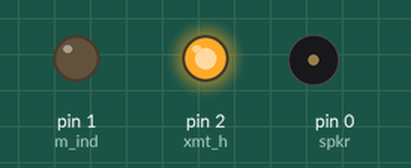
Bench run of a sketch on a simulated Arduino Uno, built with avr-gcc and run on an emulated ATmega328P. Parts: output pins drawn as LEDs (lit = HIGH), buzzer (waves = sounding). Random numbers use the default seed unless the sketch sets one.

Above: at 0.1 s.
At 3.01 s:
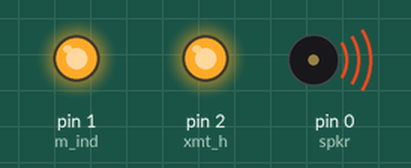
At 8.5 s:
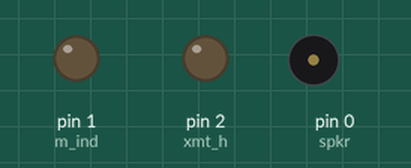
Timing chart, 0 to 10.0 s (numbered marks = the images above):
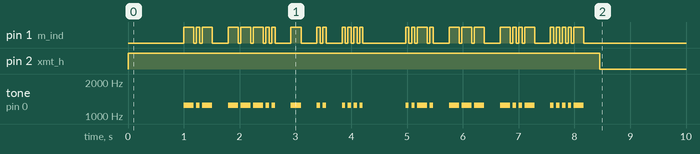

The sketch:

K8TIH_fox.ino
```cpp
/*
  Morse Code Project

  This code will loop through a string of characters and convert these to morse code.
  It will play audio on a speaker.
  It has a transmitter keying signal.
  * Steven R. Stuart, W8AN, 08apr2018
 */

/*
 * Define the output pins
 */
#define spkr  0       // output audio on pin 5 (PB0)
#define m_ind 1       // morse indicator on pin 6 (PB1)
#define xmt_h 2       // transmitter HI on pin 7 (PB2)

/*
 * Morse code set up.
 * dotLen defines overall code speed
 */
#define dotLen    60            // length of the morse code 'dot'
#define dashLen   dotLen * 3    // length of the morse code 'dash'
#define elemPause dotLen * 3/4  // length of the pause between elements of a character
#define charSpace dotLen * 4    // length of the spaces between characters
#define wordPause dotLen * 7    // length of the pause between words
#define note      1245          // Morse code note frequency

/*
 * Set timing
 */
#define minDelay     15000   // minimum message delay in millisecs
#define maxDelay     60000   // maximum message delay in millisecs
#define xmtPreDelay  1000    // transmitter key-up delay
#define xmtPostDelay 1000    // transmitter key-down delay

/*
 *  The String to Convert to Morse Code
 */
char stringToMorseCode[] = "k8tih fox4";

void setup() {
  // initialize the outputs for transmitter control.
  pinMode(xmt_h, OUTPUT);
  pinMode(m_ind, OUTPUT);
}

void loop()
{
  TRSwitch(true);          // Switch on transmitter
  for (int i = 0; i < sizeof(stringToMorseCode) - 1; i++)
  {
    // Get the character in the current position
	char tmpChar = stringToMorseCode[i];
	// Set the case to lower case
	tmpChar = toLowerCase(tmpChar);
	// Call the subroutine to get the morse code equivalent for this character
	GetChar(tmpChar);
    delay(charSpace);
  }
  // End of code sending...
  TRSwitch(false);          // Switch off transmitter
  RandomDelay();
}

void TRSwitch(bool trMode)  // true = transmit
{
  if (trMode)
  { // enable transmitter
    digitalWrite(xmt_h, HIGH);
    delay(xmtPreDelay);
  }
  else
  { // disable transmitter
    digitalWrite(xmt_h, LOW);
    delay(xmtPostDelay);
  }
}

void MorseDot()
{
  digitalWrite(m_ind, HIGH);  // turn on morse indicator
  tone(spkr, note, dotLen);	  // start playing a tone
  delay(dotLen);             	// hold in this position
}

void MorseDash()
{
  digitalWrite(m_ind, HIGH);  // turn on morse indicator
  tone(spkr, note, dashLen);	// start playing a tone
  delay(dashLen);             // hold in this position
}

void KeyDelay(int delayTime)  // in milliseconds
{
  digitalWrite(m_ind, LOW);  // turn off morse indicator
  noTone(spkr);	       	   	 // stop playing a tone
  delay(delayTime);          // hold in this position
}

void RandomDelay()
{
  delay(random(minDelay,maxDelay));
}
// *** Characters to Morse Code Conversion *** //
void GetChar(char tmpChar)
{
	// Generate the morse code for a character
	switch (tmpChar) {
	  case 'a':
		  MorseDot();
		  KeyDelay(elemPause);
		  MorseDash();
		  KeyDelay(elemPause);
		  break;
	  case 'b':
		MorseDash();
		KeyDelay(elemPause);
		MorseDot();
		KeyDelay(elemPause);
		MorseDot();
		KeyDelay(elemPause);
		MorseDot();
		KeyDelay(elemPause);
		break;
	  case 'c':
	    MorseDash();
		KeyDelay(elemPause);
		MorseDot();
		KeyDelay(elemPause);
		MorseDash();
		KeyDelay(elemPause);
		MorseDot();
		KeyDelay(elemPause);
		break;
	  case 'd':
		MorseDash();
		KeyDelay(elemPause);
		MorseDash();
		KeyDelay(elemPause);
		MorseDot();
		KeyDelay(elemPause);
		break;
	  case 'e':
		MorseDot();
		KeyDelay(elemPause);
		break;
	  case 'f':
	    MorseDot();
		KeyDelay(elemPause);
		MorseDot();
		KeyDelay(elemPause);
		MorseDash();
		KeyDelay(elemPause);
		MorseDot();
		KeyDelay(elemPause);
		break;
	  case 'g':
		MorseDash();
		KeyDelay(elemPause);
		MorseDash();
		KeyDelay(elemPause);
		MorseDot();
		KeyDelay(elemPause);
		break;
	  case 'h':
	    MorseDot();
		KeyDelay(elemPause);
		MorseDot();
		KeyDelay(elemPause);
		MorseDot();
		KeyDelay(elemPause);
		MorseDot();
		KeyDelay(elemPause);
		break;
	  case 'i':
	    MorseDot();
		KeyDelay(elemPause);
		MorseDot();
		KeyDelay(elemPause);
		break;
	  case 'j':
	    MorseDot();
		KeyDelay(elemPause);
		MorseDash();
		KeyDelay(elemPause);
		MorseDash();
		KeyDelay(elemPause);
		MorseDash();
		KeyDelay(elemPause);
		break;
      case 'k':
	    MorseDash();
		KeyDelay(elemPause);
		MorseDot();
		KeyDelay(elemPause);
		MorseDash();
		KeyDelay(elemPause);
		break;
	  case 'l':
	    MorseDot();
		KeyDelay(elemPause);
		MorseDash();
		KeyDelay(elemPause);
		MorseDot();
		KeyDelay(elemPause);
		MorseDot();
		KeyDelay(elemPause);
		break;
      case 'm':
	    MorseDash();
		KeyDelay(elemPause);
		MorseDash();
		KeyDelay(elemPause);
		break;
	  case 'n':
	    MorseDash();
		KeyDelay(elemPause);
		MorseDot();
		KeyDelay(elemPause);
		break;
	  case 'o':
	    MorseDash();
		KeyDelay(elemPause);
		MorseDash();
		KeyDelay(elemPause);
		MorseDash();
		KeyDelay(elemPause);
		break;
	  case 'p':
	    MorseDot();
		KeyDelay(elemPause);
		MorseDash();
		KeyDelay(elemPause);
		MorseDash();
		KeyDelay(elemPause);
		MorseDot();
		KeyDelay(elemPause);
		break;
	  case 'q':
	    MorseDash();
		KeyDelay(elemPause);
		MorseDash();
		KeyDelay(elemPause);
		MorseDot();
		KeyDelay(elemPause);
		MorseDash();
		KeyDelay(elemPause);
		break;
	  case 'r':
	    MorseDot();
		KeyDelay(elemPause);
		MorseDash();
		KeyDelay(elemPause);
		MorseDot();
		KeyDelay(elemPause);
		break;
	  case 's':
	    MorseDot();
		KeyDelay(elemPause);
		MorseDot();
		KeyDelay(elemPause);
		MorseDot();
		KeyDelay(elemPause);
		break;
	  case 't':
	    MorseDash();
		KeyDelay(elemPause);
		break;
	  case 'u':
	    MorseDot();
		KeyDelay(elemPause);
		MorseDot();
		KeyDelay(elemPause);
		MorseDash();
		KeyDelay(elemPause);
		break;
	  case 'v':
	    MorseDot();
		KeyDelay(elemPause);
		MorseDot();
		KeyDelay(elemPause);
		MorseDot();
		KeyDelay(elemPause);
		MorseDash();
		KeyDelay(elemPause);
		break;
	  case 'w':
	    MorseDot();
		KeyDelay(elemPause);
		MorseDash();
		KeyDelay(elemPause);
		MorseDash();
		KeyDelay(elemPause);
		break;
	  case 'x':
	    MorseDash();
		KeyDelay(elemPause);
		MorseDot();
		KeyDelay(elemPause);
		MorseDot();
		KeyDelay(elemPause);
		MorseDash();
		KeyDelay(elemPause);
		break;
	  case 'y':
	    MorseDash();
		KeyDelay(elemPause);
		MorseDot();
		KeyDelay(elemPause);
		MorseDash();
		KeyDelay(elemPause);
		MorseDash();
		KeyDelay(elemPause);
		break;
	  case 'z':
	    MorseDash();
		KeyDelay(elemPause);
		MorseDash();
		KeyDelay(elemPause);
		MorseDot();
		KeyDelay(elemPause);
		MorseDot();
		KeyDelay(elemPause);
		break;
	  case '1':
		MorseDot();
		KeyDelay(elemPause);
	    MorseDash();
		KeyDelay(elemPause);
		MorseDash();
		KeyDelay(elemPause);
	    MorseDash();
		KeyDelay(elemPause);
	    MorseDash();
		KeyDelay(elemPause);
		break;
	  case '2':
		MorseDot();
		KeyDelay(elemPause);
		MorseDot();
		KeyDelay(elemPause);
		MorseDash();
		KeyDelay(elemPause);
	    MorseDash();
		KeyDelay(elemPause);
	    MorseDash();
		KeyDelay(elemPause);
		break;
	  case '3':
		MorseDot();
		KeyDelay(elemPause);
		MorseDot();
		KeyDelay(elemPause);
		MorseDot();
		KeyDelay(elemPause);
	    MorseDash();
		KeyDelay(elemPause);
	    MorseDash();
		KeyDelay(elemPause);
		break;
	  case '4':
		MorseDot();
		KeyDelay(elemPause);
		MorseDot();
		KeyDelay(elemPause);
		MorseDot();
		KeyDelay(elemPause);
	    MorseDot();
		KeyDelay(elemPause);
	    MorseDash();
		KeyDelay(elemPause);
		break;
	  case '5':
		MorseDot();
		KeyDelay(elemPause);
	    MorseDot();
		KeyDelay(elemPause);
		MorseDot();
		KeyDelay(elemPause);
	    MorseDot();
		KeyDelay(elemPause);
	    MorseDot();
		KeyDelay(elemPause);
		break;
	  case '6':
		MorseDash();
		KeyDelay(elemPause);
	    MorseDot();
		KeyDelay(elemPause);
		MorseDot();
		KeyDelay(elemPause);
	    MorseDot();
		KeyDelay(elemPause);
	    MorseDot();
		KeyDelay(elemPause);
		break;
	  case '7':
		MorseDash();
		KeyDelay(elemPause);
	    MorseDash();
		KeyDelay(elemPause);
		MorseDot();
		KeyDelay(elemPause);
	    MorseDot();
		KeyDelay(elemPause);
	    MorseDot();
		KeyDelay(elemPause);
		break;
	  case '8':
		MorseDash();
		KeyDelay(elemPause);
	    MorseDash();
		KeyDelay(elemPause);
		MorseDash();
		KeyDelay(elemPause);
	    MorseDot();
		KeyDelay(elemPause);
	    MorseDot();
		KeyDelay(elemPause);
		break;
	  case '9':
		MorseDash();
		KeyDelay(elemPause);
	    MorseDash();
		KeyDelay(elemPause);
		MorseDash();
		KeyDelay(elemPause);
	    MorseDash();
		KeyDelay(elemPause);
	    MorseDot();
		KeyDelay(elemPause);
		break;
	  case '0':
	    MorseDash();
		KeyDelay(elemPause);
	    MorseDash();
		KeyDelay(elemPause);
		MorseDash();
		KeyDelay(elemPause);
	    MorseDash();
		KeyDelay(elemPause);
	    MorseDash();
		KeyDelay(elemPause);
		break;
	  case '/':
	    MorseDash();
		KeyDelay(elemPause);
	    MorseDot();
		KeyDelay(elemPause);
		MorseDot();
		KeyDelay(elemPause);
	    MorseDash();
		KeyDelay(elemPause);
	    MorseDot();
		KeyDelay(elemPause);
		break;
      case ' ':
		KeyDelay(charSpace);
        break;
      default:
		// blank space if not found
		KeyDelay(charSpace);
	}
}
```

Measured:
- by itself, pin 2 (xmt_h): LOW → HIGH at 0.00 s, → LOW 8.5 s later
- by itself, tone on pin 0 (spkr): plays 1245 Hz for 0.18 s, 1245 Hz for 0.06 s, 1245 Hz for 0.18 s, 1245 Hz for 0.18 s, 1245 Hz for 0.18 s, 1245 Hz for 0.18 s … (31 notes in this stretch)
